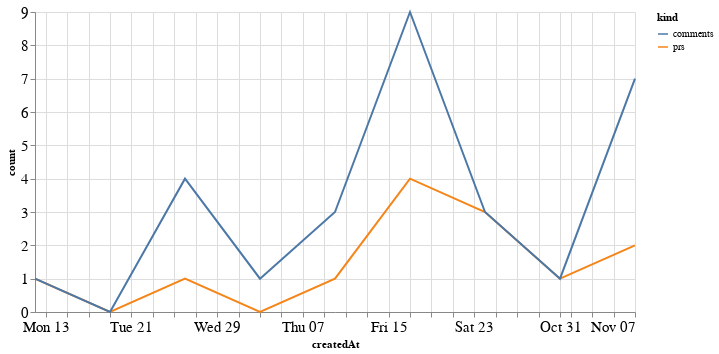

Source (notebook cell):
### Code cell
alt.Chart(total_time, width=600).mark_line().encode(
    x='createdAt',
    y='count',
    color='kind'
)

### Figure 1 — Vega-Lite specification as saved in the notebook (floating-point values rounded to 4 significant figures)
{"config": {"axisLeft": {"labelFontSize": 15}, "axisBottom": {"labelFontSize": 15}}, "data": {"name": "data-5e74caf6cc68c6956b34376be02eb952"}, "mark": "line", "encoding": {"color": {"type": "nominal", "field": "kind"}, "x": {"type": "temporal", "field": "createdAt"}, "y": {"type": "quantitative", "field": "count"}}, "width": 600, "$schema": "https://vega.github.io/schema/vega-lite/v4.8.1.json", "datasets": {"data-5e74caf6cc68c6956b34376be02eb952": [{"createdAt": "2021-09-12T00:00:00", "kind": "prs", "count": 1}, {"createdAt": "2021-09-19T00:00:00", "kind": "prs", "count": 0}, {"createdAt": "2021-09-26T00:00:00", "kind": "prs", "count": 1}, {"createdAt": "2021-10-03T00:00:00", "kind": "prs", "count": 0}, {"createdAt": "2021-10-10T00:00:00", "kind": "prs", "count": 1}, {"createdAt": "2021-10-17T00:00:00", "kind": "prs", "count": 4}, {"createdAt": "2021-10-24T00:00:00", "kind": "prs", "count": 3}, {"createdAt": "2021-10-31T00:00:00", "kind": "prs", "count": 1}, {"createdAt": "2021-11-07T00:00:00", "kind": "prs", "count": 2}, {"createdAt": "2021-09-12T00:00:00", "kind": "comments", "count": 1}, {"createdAt": "2021-09-19T00:00:00", "kind": "comments", "count": 0}, {"createdAt": "2021-09-26T00:00:00", "kind": "comments", "count": 4}, {"createdAt": "2021-10-03T00:00:00", "kind": "comments", "count": 1}, {"createdAt": "2021-10-10T00:00:00", "kind": "comments", "count": 3}, {"createdAt": "2021-10-17T00:00:00", "kind": "comments", "count": 9}, {"createdAt": "2021-10-24T00:00:00", "kind": "comments", "count": 3}, {"createdAt": "2021-10-31T00:00:00", "kind": "comments", "count": 1}, {"createdAt": "2021-11-07T00:00:00", "kind": "comments", "count": 7}]}}
